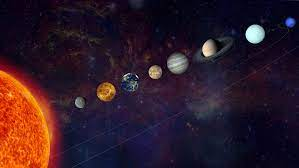
#> input picture Lab_10/planet.jpg, 299 x 168 px, found by its file name
$ python Task4.py
#> lines starting #> are read from the running program, lines starting #| are printed output that depends on the picture; pictures that were not available may be replaced by others from this repository, and a replacement may not be noted
from PIL import Image

# Take two images
img1 = Image.open("D:\APU Stuff\Bachelor of Computer Science (Intelligent Systems) [APD2F2202CS(IS)]\Semester 2\Imaging & Special Effects [CT029-3-2-ISE]\Mine\Labs\ISE-Labs\Lab_10\planet.jpg").convert("RGBA")
img2 = Image.open("D:\APU Stuff\Bachelor of Computer Science (Intelligent Systems) [APD2F2202CS(IS)]\Semester 2\Imaging & Special Effects [CT029-3-2-ISE]\Mine\Labs\ISE-Labs\Lab_10\galaxy.jpg").convert("RGBA")
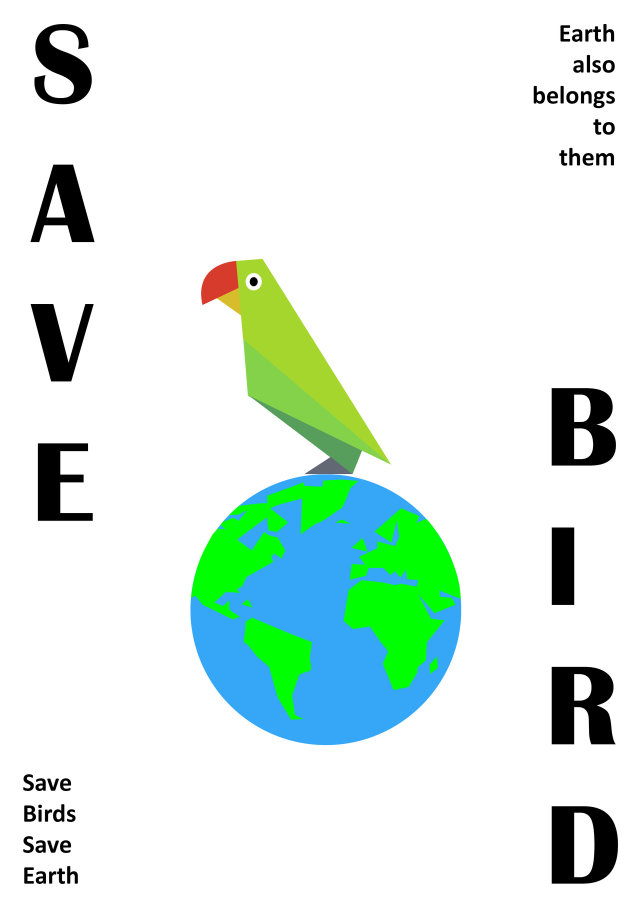
#> input picture Lab_10/Bird.jpg, 1920 x 2716 px, given in place of galaxy.jpg, which was not available (shown at 1/3 size)

# img1.show()
# img2.show()

# Make the sizes of images uniform
new_img2=img2.resize((img1.width, img1.height))
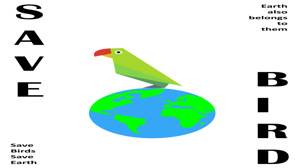
#> new_img2: PIL image 299x168 RGBA; mean R, G, B, A 219, 236.7, 228.5, 255

#add alpha channel
img1.putalpha(100)
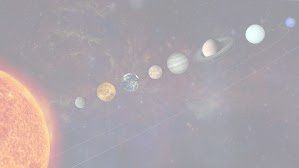
#> img1: PIL image 299x168 RGBA; mean R, G, B, A 47.9, 26.6, 38.8, 100; transparent parts drawn white
new_img2.putalpha(150)
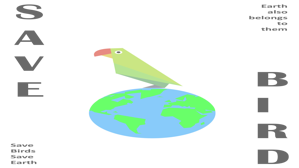
#> new_img2: PIL image 299x168 RGBA; mean R, G, B, A 219, 236.7, 228.5, 150; transparent parts drawn white

Composite_img = Image.alpha_composite(new_img2,img1)
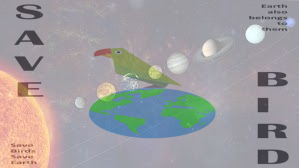
#> Composite_img: PIL image 299x168 RGBA; mean R, G, B, A 129.5, 126.8, 129.3, 191; transparent parts drawn white

# Display the alpha composited image
Composite_img.show()
